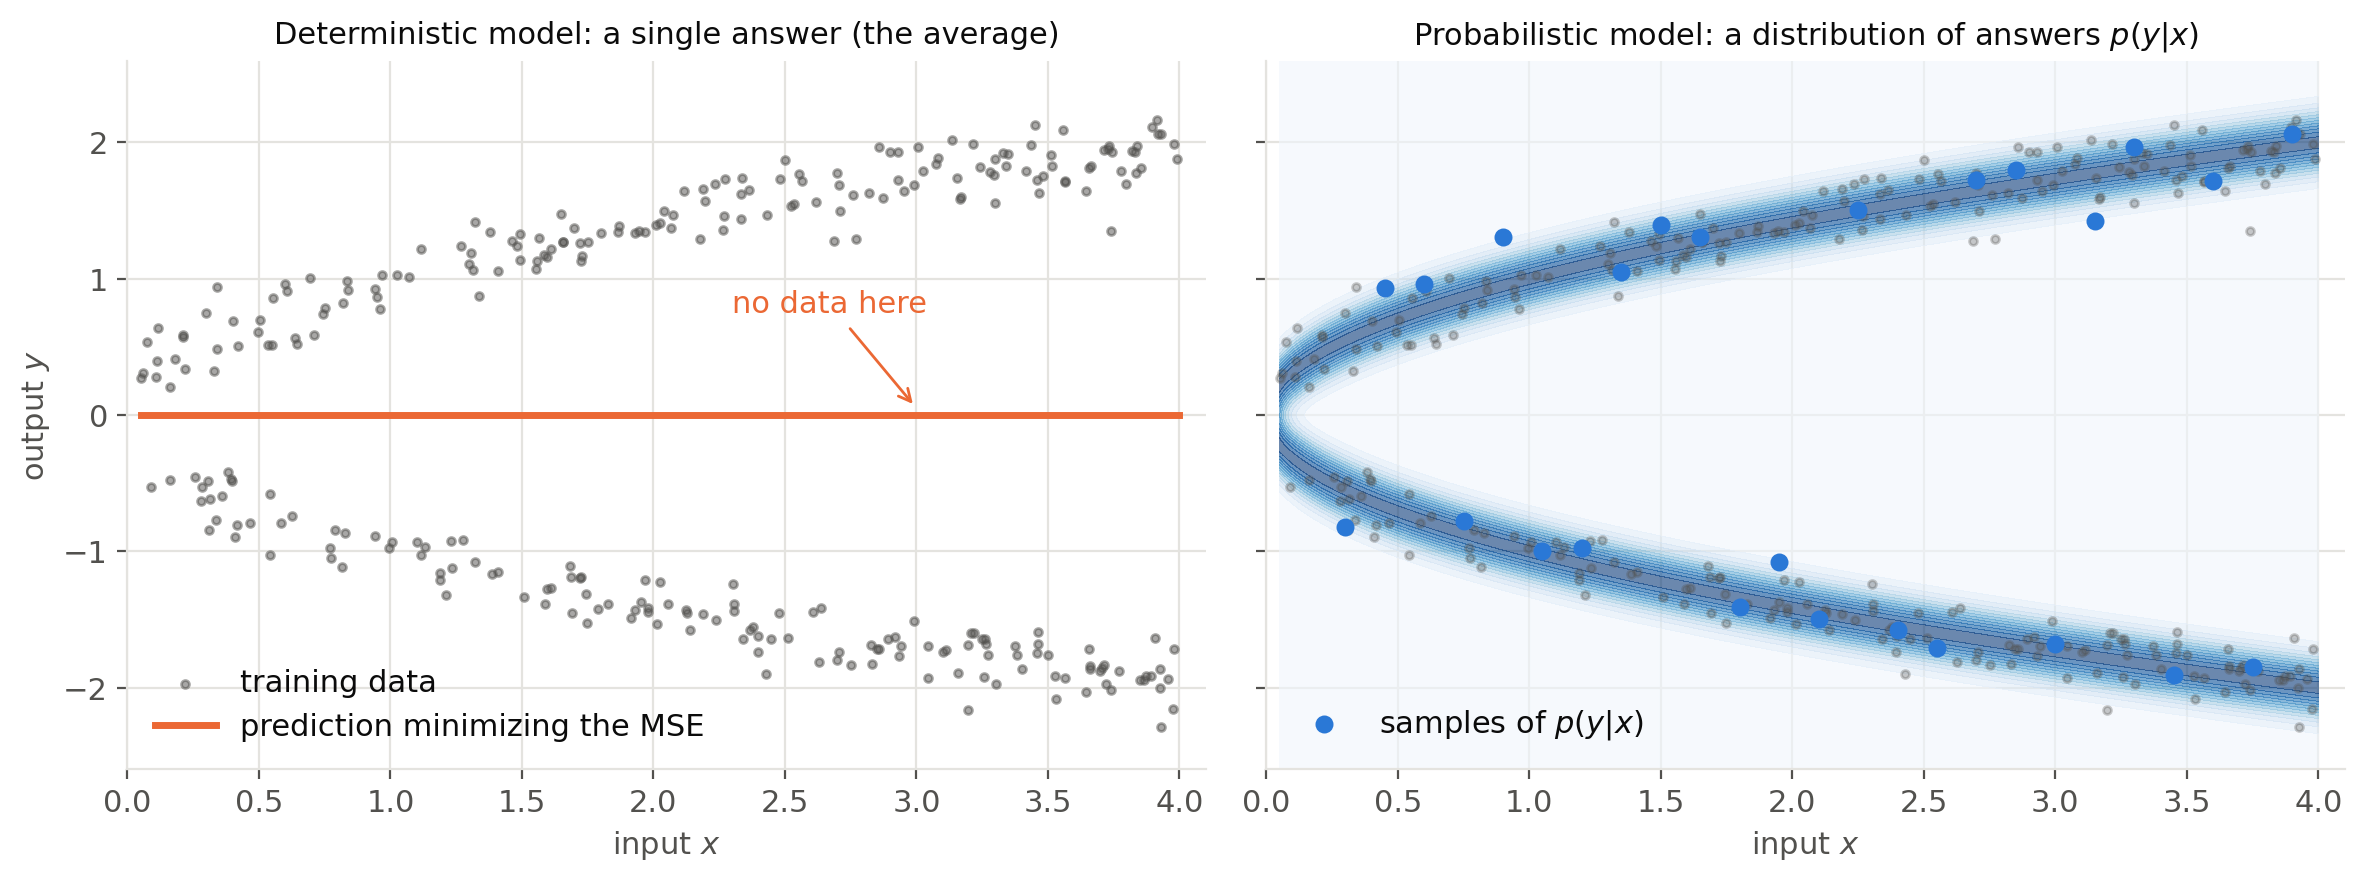

Write the Python code that produced this figure.
"""One answer or many: mean-square-error regression vs. a probabilistic model (introduction).

Inverse problem with two answers: y = +sqrt(x) or y = -sqrt(x) (with equal probability), plus noise.
Left: the mean-square-error regression predicts the conditional mean E[y | x] = 0, between the two branches,
where there is no data. Right: the conditional distribution p(y | x) (computed exactly) and samples of it,
which lie on both branches.

Run from anywhere: `python src/img/intro-average.py` writes `intro-average.png` next to this file.
"""

from pathlib import Path

import matplotlib.pyplot as plt
import numpy as np

N = 300
NOISE = 0.15

rng = np.random.default_rng(0)
x = rng.uniform(0.05, 4, N)
y = rng.choice([-1, 1], size=N) * np.sqrt(x) + NOISE * rng.normal(size=N)

# Palette: categorical slots 1-3 of the dataviz reference palette, plus text/grid tokens
DATA, MEAN, MODEL = "#52514e", "#eb6834", "#2a78d6"
TEXT, MUTED, GRID = "#0b0b0b", "#52514e", "#e4e3df"

plt.rcParams.update({
    "font.size": 11,
    "text.color": TEXT,
    "axes.labelcolor": MUTED,
    "xtick.color": MUTED,
    "ytick.color": MUTED,
    "axes.edgecolor": GRID,
})

fig, (ax_m, ax_p) = plt.subplots(1, 2, figsize=(12, 4.6), sharey=True)
xs = np.linspace(0.05, 4, 300)

# Left: data and the mean-square-error prediction (the conditional mean, zero for this problem)
ax_m.scatter(x, y, color=DATA, s=8, alpha=0.5, label="training data")
ax_m.plot(xs, np.zeros_like(xs), color=MEAN, lw=2.5, label="prediction minimizing the MSE")
ax_m.annotate("no data here", xy=(3.0, 0.05), xytext=(2.3, 0.75), color=MEAN,
              arrowprops={"arrowstyle": "->", "color": MEAN})
ax_m.set_title("Deterministic model: a single answer (the average)", color=TEXT, fontsize=11)

# Right: the conditional distribution p(y | x) and samples of it
Y = np.linspace(-2.6, 2.6, 300)
XX, YY = np.meshgrid(xs, Y)
density = 0.5 * (np.exp(-(YY - np.sqrt(XX)) ** 2 / (2 * NOISE**2)) + np.exp(-(YY + np.sqrt(XX)) ** 2 / (2 * NOISE**2)))
ax_p.contourf(XX, YY, density, levels=12, cmap="Blues", alpha=0.6)
ax_p.scatter(x, y, color=DATA, s=8, alpha=0.3)
xq = np.linspace(0.3, 3.9, 25)
samples = rng.choice([-1, 1], size=xq.size) * np.sqrt(xq) + NOISE * rng.normal(size=xq.size)
ax_p.scatter(xq, samples, color=MODEL, s=30, zorder=3, label="samples of $p(y | x)$")
ax_p.set_title("Probabilistic model: a distribution of answers $p(y | x)$", color=TEXT, fontsize=11)

for ax in (ax_m, ax_p):
    ax.set_xlim(0, 4.1)
    ax.set_ylim(-2.6, 2.6)
    ax.set_xlabel("input $x$")
    ax.legend(frameon=False, loc="lower left")
    ax.grid(color=GRID, lw=0.8)
    ax.set_axisbelow(True)
    for side in ["top", "right"]:
        ax.spines[side].set_visible(False)
ax_m.set_ylabel("output $y$")

fig.tight_layout()
fig.savefig(Path(__file__).with_suffix(".png"), dpi=200, bbox_inches="tight", facecolor="white")
